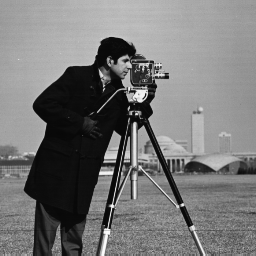
%> input picture IMG_COMPRESSION/JPEG Compression/cameraman.tif, 256 x 256 px
$ octave --eval "result = JPEGCompression(imread('cameraman.tif'));"   (GNU Octave 9; MATLAB toolbox functions it lacks are replaced by stand-ins)
%> lines starting %> are read from the running program, lines starting %| are printed output that depends on the picture
function [c] = JPEGCompression(image)
%

image=imread('cameraman.tif');
%> image is the input picture: size 256x256 uint8; min 7, max 253, mean 118.7
A=image;
[height,width,depth]=size(A);
%> height = 256; width = 256; depth = 1
N=8;
%limit height and width to multiples of 8
if mod(height,N)~=0
    height=floor(height/N)*N;
end
if mod(width,N)~=0
    width=floor(width/N)*N;
end
A1=A(1:height,1:width,:);
clear A
A=A1;
 if depth>1
     A=rgb2gray(A);
 end

 y=double(A); %convert
 order=[1   2   6   7  15  16  28  29
   3   5   8  14  17  27  30  43
   4   9  13  18  26  31  42  44
  10  12  19  25  32  41  45  54
  11  20  24  33  40  46  53  55
  21  23  34  39  47  52  56  61
  22  35  38  48  51  57  60  62
  36  37  49  50  58  59  63  64];

Q = [16 11 10 16 24 40 51 61;
     12 12 14 19 26 58 60 55;
     14 13 16 24 40 57 69 56;
     14 17 22 29 51 87 80 62;
     18 22 37 56 68 109 103 77;
     24 35 55 64 81 104 113 92;
     49 64 78 87 103 121 120 101;
     72 92 95 98 112 100 103 99];

%QstepsY=Q;
Qscale=50;

if (Qscale < 50)
    S = 5000/Qscale;
else
    S = 200 - 2*Qscale;
end

QstepsY=floor((S * Q + 50) / 100);
QstepsY(QstepsY==0)=1;

Yy=zeros(N,N);
xqY=zeros(height,width);
%acBitsY=0;
%dcBitsY=0;

for m=1:N:height
    for n=1:N:width
        for i=1:8
            for j=1:8
                LevelShifted(i,j)=y(i+m-1,j+n-1)-128;
            %t=y(m:m+N-1,n:n+N-1)-128; %Level Shifting
            end
        end

        Yy=dct2(LevelShifted);%8x8 2D DCT block of image
        for i=1:8
            for j=1:8
            Quantized(i+m-1,j+n-1)=round(Yy(i,j)/QstepsY(i,j));
            end
        end
        % [15 lines of commented-out code are left out]
        for i=1:8
            for j=1:8
                DQuantized(i,j)= Quantized(i+m-1,j+n-1)*QstepsY(i,j);
            end
        end
        IDCTized= idct2(DQuantized);
        for i=1:8
            for j=1:8
                Final(i+m-1,j+n-1)= round(IDCTized(i,j))+128;
            end
        end
%         %xqY(m:m+N-1,n:n+N-1)=idct2(temp .* (Qscale*QstepsY))+128;
    end
end
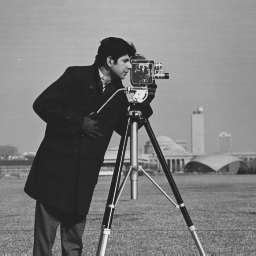
%> Final: size 256x256 double; min -32, max 276, mean 118.7; drawn with min black and max white
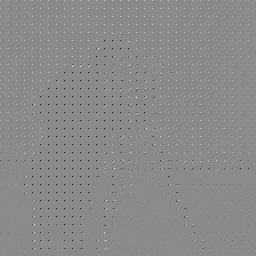
%> Quantized: size 256x256 double; min -63, max 53, mean -0.1; drawn with min black and max white
%> after the loop, DQuantized = [-112 -22 -40 0 -24 40 0 0; -12 36 14 0 0 0 0 0; 56 26 -32 0 0 0 0 0; 56 -17 -22 29 0 0 0 0; 18 0 37 0 0 0 0 0; -24 0 0 0 0 0 0 0; 0 0 0 0 0 0 0 0; 0 0 0 0 0 0 0 0]; LevelShifted = [15 -16 -4 18 -2 0 11 -32; -25 19 -7 -4 -2 -8 -22 -32; -46 -17 -31 6 -60 -39 -44 -28; -23 -22 -43 -49 -29 -26 -2 -22; -17 -18 -23 -13 -24 4 -3 -8; -49 -31 -21 11 23 7 9 -14; -24 -25 10 -2 -11 5 2 -15; -24 -25 10 -2 -11 5 2 -15]
%%%%%%%%%%%%%%%%%%%%%%%%%%%%%%%%%%%%%%%%%%%%%%%%%%%%%%%%%%%%%%%%%%%%%%%%%%%%%%%%%%%%%%%%%%%%%%%%%%%%%%%%%%%
 [I,J]=size(image)
%> I = 256; J = 256
 training_set = double(image(:));
 training_set = reshape(training_set,I*J,1);
 PicLloyd = zeros(1,7);
 s = 7:-1:0
       len = 2.^s;
%> (the run ends here)

$ run again, on IMG_COMPRESSION/JPEG Compression/sf.jpg
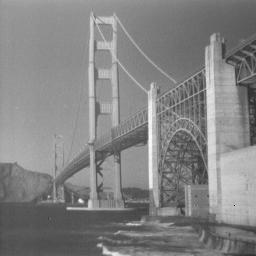
%> input picture IMG_COMPRESSION/JPEG Compression/sf.jpg, 256 x 256 px
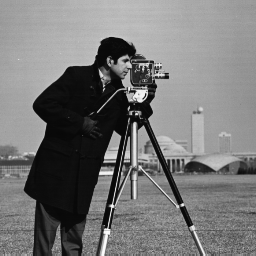
%> input picture IMG_COMPRESSION/JPEG Compression/cameraman.tif, 256 x 256 px
%> in JPEGCompression, image is the input picture: size 256x256 uint8; min 7, max 253, mean 118.7
%> after the loop in JPEGCompression, `for m=1:N:height`: DQuantized = [-112 -22 -40 0 -24 40 0 0; -12 36 14 0 0 0 0 0; 56 26 -32 0 0 0 0 0; 56 -17 -22 29 0 0 0 0; 18 0 37 0 0 0 0 0; -24 0 0 0 0 0 0 0; 0 0 0 0 0 0 0 0; 0 0 0 0 0 0 0 0]; LevelShifted = [15 -16 -4 18 -2 0 11 -32; -25 19 -7 -4 -2 -8 -22 -32; -46 -17 -31 6 -60 -39 -44 -28; -23 -22 -43 -49 -29 -26 -2 -22; -17 -18 -23 -13 -24 4 -3 -8; -49 -31 -21 11 23 7 9 -14; -24 -25 10 -2 -11 5 2 -15; -24 -25 10 -2 -11 5 2 -15]
